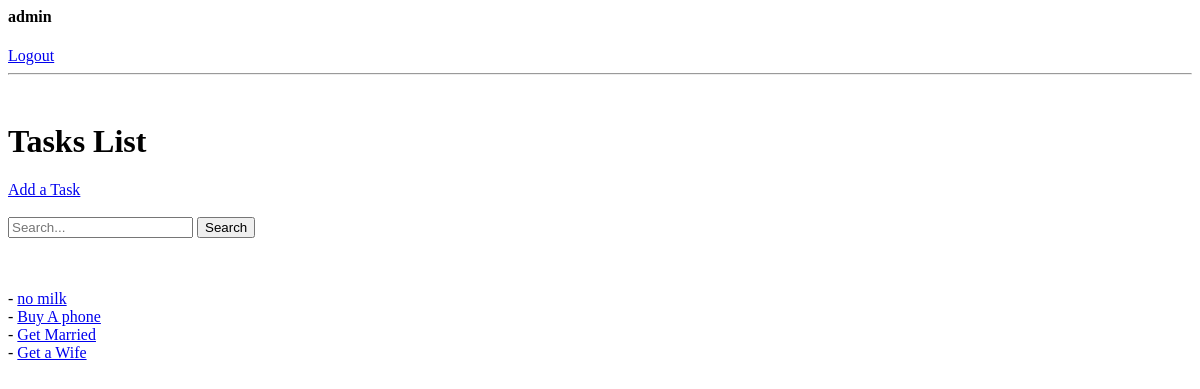
The app's page / (signed in), older data.
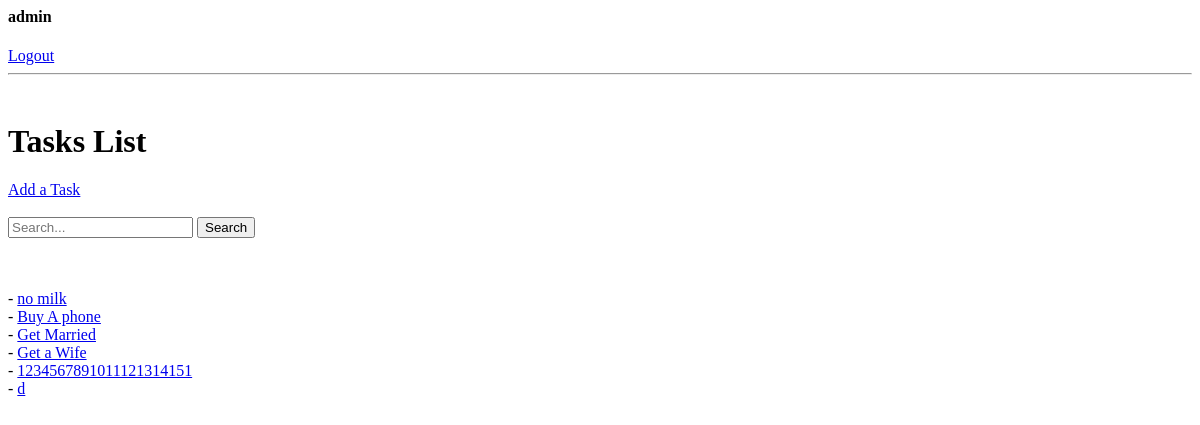
The same page, newer data.
### app/models.py (models this page shows, shortened)
class Task(models.Model):
    owner = models.ForeignKey(User, blank=True, null=True, on_delete=models.CASCADE)
    title = models.CharField(max_length=100)
    description = models.TextField(max_length=255, blank=True, null=True)
    is_completed = models.BooleanField(default=False)
    created_at = models.DateTimeField(auto_now_add=True)
    updated_at = models.DateTimeField(auto_now=True)

### app/views.py (the view)
# urls.py: path('', views.TaskList.as_view(), name='tasks'),
class TaskList(LoginRequiredMixin, ListView):
    model = Task
    context_object_name = 'tasks'
    template_name = 'app/tasks.html'
    def get_context_data(self, **kwargs):
        context = super().get_context_data(**kwargs)
        search_input = self.request.GET.get('search_input') or ''
        context['search_input'] = search_input
        context["tasks"] = context["tasks"].filter(owner=self.request.user)
        context["count"] = context["tasks"].filter(is_completed=False).count()
        if search_input:
            context["tasks"] = context["tasks"].filter(title__startswith=search_input)
        return context

### app/templates/app/tasks.html (shortened to what this page needs)
<h4>{{request.user.username}}</h4>
{%if request.user.is_authenticated%}
<a href="{% url 'logout' %}">Logout</a>
{%else%}
<a href="{% url 'login' %}">Login</a>
<a href="{% url 'register' %}">Rgister</a>
{%endif%}
<hr>
<h1>Tasks List</h1>
<a href="{% url 'task-create' %}">Add a Task</a>
<form method="GET">
<input placeholder="Search..." value="{{search_input}}" name="search_input">
<input type="submit" value="Search">
</form>
{% for task in tasks %}
- <a href="{% url 'task-update' task.id %}">{{ task.title }}</a>
{% empty %}
<p> No Items </p>
{% endfor %}

Row changes from the older to the newer data that the page shows:
added Task: title "1234567891011121314151"
added Task: title "d"
